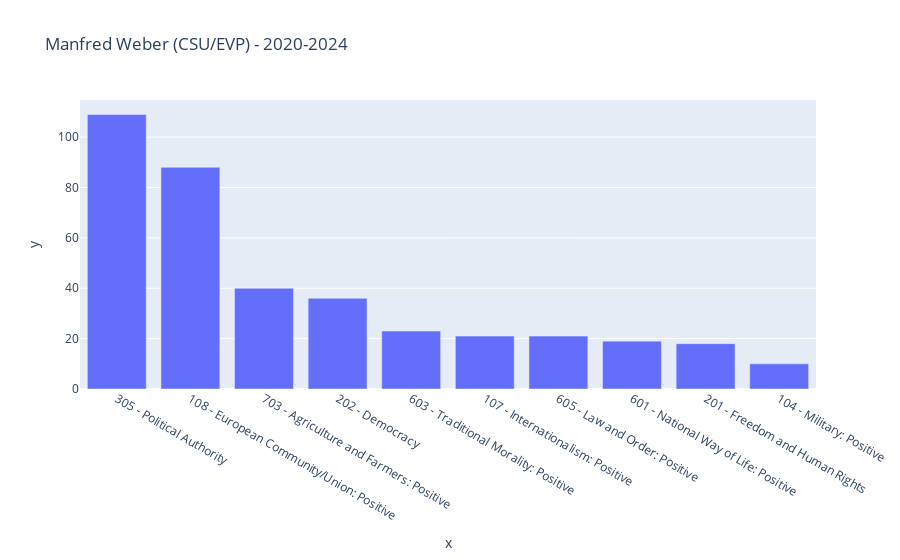

Notebook code cell kept with this figure:
### Code cell
df_topics_weber = pd.DataFrame(
    {"topic": topic_list, "confidence": confidence_list, "rede_id": rede_id_list})

# Define confidence threshold, only keep predictions with above-threshold confidence
threshold = 0.7
df_topics_weber = df_topics_weber[df_topics_weber["confidence"] >= threshold]

# Create histogram of most-common topics
histogram = df_topics_weber.topic.value_counts()
limit = 10
px.bar(
    x=histogram.index[:limit],
    y=histogram.values[:limit],
    title="Manfred Weber (CSU/EVP) - 2020-2024"
)

### Figure 1 — Plotly figure (JSON) as saved in the notebook; plotly's stock layout.template omitted (floating-point values rounded to 4 significant figures)
{"data": [{"alignmentgroup": "True", "hovertemplate": "x=%{x}<br>y=%{y}<extra></extra>", "legendgroup": "", "marker": {"color": "#636efa", "pattern": {"shape": ""}}, "name": "", "offsetgroup": "", "orientation": "v", "showlegend": false, "textposition": "auto", "type": "bar", "x": ["305 - Political Authority", "108 - European Community/Union: Positive", "703 - Agriculture and Farmers: Positive", "202 - Democracy", "603 - Traditional Morality: Positive", "107 - Internationalism: Positive", "605 - Law and Order: Positive", "601 - National Way of Life: Positive", "201 - Freedom and Human Rights", "104 - Military: Positive"], "xaxis": "x", "y": [109, 88, 40, 36, 23, 21, 21, 19, 18, 10], "yaxis": "y"}], "layout": {"barmode": "relative", "legend": {"tracegroupgap": 0}, "title": {"text": "Manfred Weber (CSU/EVP) - 2020-2024"}, "xaxis": {"anchor": "y", "domain": [0, 1], "title": {"text": "x"}}, "yaxis": {"anchor": "x", "domain": [0, 1], "title": {"text": "y"}}}}
